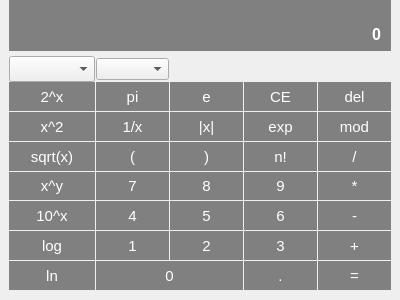
<?xml version="1.0" encoding="UTF-8"?>
<ui version="4.0">
 <class>Scientific</class>
 <widget class="QWidget" name="Scientific">
  <property name="geometry">
   <rect>
    <x>0</x>
    <y>0</y>
    <width>400</width>
    <height>300</height>
   </rect>
  </property>
  <property name="windowTitle">
   <string>Form</string>
  </property>
  <layout class="QHBoxLayout" name="horizontalLayout">
   <property name="spacing">
    <number>0</number>
   </property>
   <property name="leftMargin">
    <number>9</number>
   </property>
   <property name="topMargin">
    <number>0</number>
   </property>
   <property name="rightMargin">
    <number>9</number>
   </property>
   <property name="bottomMargin">
    <number>9</number>
   </property>
   <item>
    <layout class="QGridLayout" name="gridLayout">
     <property name="horizontalSpacing">
      <number>1</number>
     </property>
     <property name="verticalSpacing">
      <number>0</number>
     </property>
     <item row="4" column="3">
      <widget class="QPushButton" name="factorial">
       <property name="sizePolicy">
        <sizepolicy hsizetype="Preferred" vsizetype="Preferred">
         <horstretch>0</horstretch>
         <verstretch>0</verstretch>
        </sizepolicy>
       </property>
       <property name="font">
        <font>
         <family>Arial</family>
         <pointsize>11</pointsize>
        </font>
       </property>
       <property name="styleSheet">
        <string notr="true">QPushButton {
	color: white;
	background-color: grey;
	border: 0px;
	padding: 0px;
	margin-bottom: 1px;
}

QPushButton:pressed {
	background-color: #A9A9A9;
}

QPushButton:hover {
	background-color: #A9A9B0;
}</string>
       </property>
       <property name="text">
        <string>n!</string>
       </property>
       <property name="shortcut">
        <string>!</string>
       </property>
      </widget>
     </item>
     <item row="3" column="3">
      <widget class="QPushButton" name="exp">
       <property name="sizePolicy">
        <sizepolicy hsizetype="Preferred" vsizetype="Preferred">
         <horstretch>0</horstretch>
         <verstretch>0</verstretch>
        </sizepolicy>
       </property>
       <property name="font">
        <font>
         <family>Arial</family>
         <pointsize>11</pointsize>
        </font>
       </property>
       <property name="styleSheet">
        <string notr="true">QPushButton {
	color: white;
	background-color: grey;
	border: 0px;
	padding: 0px;
	margin-bottom: 1px;
}

QPushButton:pressed {
	background-color: #A9A9A9;
}

QPushButton:hover {
	background-color: #A9A9B0;
}</string>
       </property>
       <property name="text">
        <string>exp</string>
       </property>
       <property name="shortcut">
        <string>Ctrl+X</string>
       </property>
      </widget>
     </item>
     <item row="6" column="3">
      <widget class="QPushButton" name="Number_6">
       <property name="sizePolicy">
        <sizepolicy hsizetype="Preferred" vsizetype="Preferred">
         <horstretch>0</horstretch>
         <verstretch>0</verstretch>
        </sizepolicy>
       </property>
       <property name="font">
        <font>
         <family>Arial</family>
         <pointsize>11</pointsize>
        </font>
       </property>
       <property name="styleSheet">
        <string notr="true">QPushButton {
	color: white;
	background-color: grey;
	border: 0px;
	padding: 0px;
	margin-bottom: 1px;
}

QPushButton:pressed {
	background-color: #A9A9A9;
}

QPushButton:hover {
	background-color: #A9A9B0;
}</string>
       </property>
       <property name="text">
        <string>6</string>
       </property>
       <property name="shortcut">
        <string>6</string>
       </property>
      </widget>
     </item>
     <item row="5" column="2">
      <widget class="QPushButton" name="Number_8">
       <property name="sizePolicy">
        <sizepolicy hsizetype="Preferred" vsizetype="Preferred">
         <horstretch>0</horstretch>
         <verstretch>0</verstretch>
        </sizepolicy>
       </property>
       <property name="font">
        <font>
         <family>Arial</family>
         <pointsize>11</pointsize>
        </font>
       </property>
       <property name="styleSheet">
        <string notr="true">QPushButton {
	color: white;
	background-color: grey;
	border: 0px;
	padding: 0px;
	margin-bottom: 1px;
}

QPushButton:pressed {
	background-color: #A9A9A9;
}

QPushButton:hover {
	background-color: #A9A9B0;
}</string>
       </property>
       <property name="text">
        <string>8</string>
       </property>
       <property name="shortcut">
        <string>8</string>
       </property>
      </widget>
     </item>
     <item row="1" column="0">
      <widget class="QComboBox" name="Trigonometry">
       <property name="font">
        <font>
         <family>Arial</family>
         <pointsize>11</pointsize>
        </font>
       </property>
       <property name="styleSheet">
        <string>QPushButton {
	color: white;
	background-color: grey;
	border: 0px;
	padding: 0px;
	margin-bottom: 1px;
}

QPushButton:pressed {
	background-color: #A9A9A9;
}

QPushButton:hover {
	background-color: #A9A9B0;
}</string>
       </property>
      </widget>
     </item>
     <item row="4" column="4">
      <widget class="QPushButton" name="div">
       <property name="sizePolicy">
        <sizepolicy hsizetype="Preferred" vsizetype="Preferred">
         <horstretch>0</horstretch>
         <verstretch>0</verstretch>
        </sizepolicy>
       </property>
       <property name="font">
        <font>
         <family>Arial</family>
         <pointsize>11</pointsize>
        </font>
       </property>
       <property name="styleSheet">
        <string notr="true">QPushButton {
	color: white;
	background-color: grey;
	border: 0px;
	padding: 0px;
	margin-bottom: 1px;
}

QPushButton:pressed {
	background-color: #A9A9A9;
}

QPushButton:hover {
	background-color: #A9A9B0;
}</string>
       </property>
       <property name="text">
        <string>/</string>
       </property>
       <property name="shortcut">
        <string>/</string>
       </property>
      </widget>
     </item>
     <item row="3" column="4">
      <widget class="QPushButton" name="mod">
       <property name="sizePolicy">
        <sizepolicy hsizetype="Preferred" vsizetype="Preferred">
         <horstretch>0</horstretch>
         <verstretch>0</verstretch>
        </sizepolicy>
       </property>
       <property name="font">
        <font>
         <family>Arial</family>
         <pointsize>11</pointsize>
        </font>
       </property>
       <property name="styleSheet">
        <string notr="true">QPushButton {
	color: white;
	background-color: grey;
	border: 0px;
	padding: 0px;
	margin-bottom: 1px;
}

QPushButton:pressed {
	background-color: #A9A9A9;
}

QPushButton:hover {
	background-color: #A9A9B0;
}</string>
       </property>
       <property name="text">
        <string>mod</string>
       </property>
       <property name="shortcut">
        <string>Ctrl+M</string>
       </property>
      </widget>
     </item>
     <item row="7" column="1">
      <widget class="QPushButton" name="Number_1">
       <property name="sizePolicy">
        <sizepolicy hsizetype="Preferred" vsizetype="Preferred">
         <horstretch>0</horstretch>
         <verstretch>0</verstretch>
        </sizepolicy>
       </property>
       <property name="font">
        <font>
         <family>Arial</family>
         <pointsize>11</pointsize>
        </font>
       </property>
       <property name="styleSheet">
        <string notr="true">QPushButton {
	color: white;
	background-color: grey;
	border: 0px;
	padding: 0px;
	margin-bottom: 1px;
}

QPushButton:pressed {
	background-color: #A9A9A9;
}

QPushButton:hover {
	background-color: #A9A9B0;
}</string>
       </property>
       <property name="text">
        <string>1</string>
       </property>
       <property name="shortcut">
        <string>1</string>
       </property>
      </widget>
     </item>
     <item row="2" column="4">
      <widget class="QPushButton" name="erase">
       <property name="sizePolicy">
        <sizepolicy hsizetype="Preferred" vsizetype="Preferred">
         <horstretch>0</horstretch>
         <verstretch>0</verstretch>
        </sizepolicy>
       </property>
       <property name="font">
        <font>
         <family>Arial</family>
         <pointsize>11</pointsize>
        </font>
       </property>
       <property name="styleSheet">
        <string notr="true">QPushButton {
	color: white;
	background-color: grey;
	border: 0px;
	padding: 0px;
	margin-bottom: 1px;
}

QPushButton:pressed {
	background-color: #A9A9A9;
}

QPushButton:hover {
	background-color: #A9A9B0;
}</string>
       </property>
       <property name="text">
        <string>del</string>
       </property>
       <property name="shortcut">
        <string>Backspace</string>
       </property>
      </widget>
     </item>
     <item row="5" column="1">
      <widget class="QPushButton" name="Number_7">
       <property name="sizePolicy">
        <sizepolicy hsizetype="Preferred" vsizetype="Preferred">
         <horstretch>0</horstretch>
         <verstretch>0</verstretch>
        </sizepolicy>
       </property>
       <property name="font">
        <font>
         <family>Arial</family>
         <pointsize>11</pointsize>
        </font>
       </property>
       <property name="styleSheet">
        <string notr="true">QPushButton {
	color: white;
	background-color: grey;
	border: 0px;
	padding: 0px;
	margin-bottom: 1px;
}

QPushButton:pressed {
	background-color: #A9A9A9;
}

QPushButton:hover {
	background-color: #A9A9B0;
}</string>
       </property>
       <property name="text">
        <string>7</string>
       </property>
       <property name="shortcut">
        <string>7</string>
       </property>
      </widget>
     </item>
     <item row="7" column="2">
      <widget class="QPushButton" name="Number_2">
       <property name="sizePolicy">
        <sizepolicy hsizetype="Preferred" vsizetype="Preferred">
         <horstretch>0</horstretch>
         <verstretch>0</verstretch>
        </sizepolicy>
       </property>
       <property name="font">
        <font>
         <family>Arial</family>
         <pointsize>11</pointsize>
        </font>
       </property>
       <property name="styleSheet">
        <string notr="true">QPushButton {
	color: white;
	background-color: grey;
	border: 0px;
	padding: 0px;
	margin-bottom: 1px;
}

QPushButton:pressed {
	background-color: #A9A9A9;
}

QPushButton:hover {
	background-color: #A9A9B0;
}</string>
       </property>
       <property name="text">
        <string>2</string>
       </property>
       <property name="shortcut">
        <string>2</string>
       </property>
      </widget>
     </item>
     <item row="8" column="3">
      <widget class="QPushButton" name="dot">
       <property name="sizePolicy">
        <sizepolicy hsizetype="Preferred" vsizetype="Preferred">
         <horstretch>0</horstretch>
         <verstretch>0</verstretch>
        </sizepolicy>
       </property>
       <property name="font">
        <font>
         <family>Arial</family>
         <pointsize>11</pointsize>
        </font>
       </property>
       <property name="styleSheet">
        <string notr="true">QPushButton {
	color: white;
	background-color: grey;
	border: 0px;
	padding: 0px;
	margin-bottom: 1px;
}

QPushButton:pressed {
	background-color: #A9A9A9;
}

QPushButton:hover {
	background-color: #A9A9B0;
}</string>
       </property>
       <property name="text">
        <string>.</string>
       </property>
       <property name="shortcut">
        <string>.</string>
       </property>
      </widget>
     </item>
     <item row="2" column="1">
      <widget class="QPushButton" name="Number_pi">
       <property name="sizePolicy">
        <sizepolicy hsizetype="Preferred" vsizetype="Preferred">
         <horstretch>0</horstretch>
         <verstretch>0</verstretch>
        </sizepolicy>
       </property>
       <property name="font">
        <font>
         <family>Arial</family>
         <pointsize>11</pointsize>
        </font>
       </property>
       <property name="styleSheet">
        <string notr="true">QPushButton {
	color: white;
	background-color: grey;
	border: 0px;
	padding: 0px;
	margin-bottom: 1px;
}

QPushButton:pressed {
	background-color: #A9A9A9;
}

QPushButton:hover {
	background-color: #A9A9B0;
}</string>
       </property>
       <property name="text">
        <string>pi</string>
       </property>
       <property name="shortcut">
        <string>Ctrl+P</string>
       </property>
      </widget>
     </item>
     <item row="4" column="2">
      <widget class="QPushButton" name="parentesis_close">
       <property name="sizePolicy">
        <sizepolicy hsizetype="Preferred" vsizetype="Preferred">
         <horstretch>0</horstretch>
         <verstretch>0</verstretch>
        </sizepolicy>
       </property>
       <property name="font">
        <font>
         <family>Arial</family>
         <pointsize>11</pointsize>
        </font>
       </property>
       <property name="styleSheet">
        <string notr="true">QPushButton {
	color: white;
	background-color: grey;
	border: 0px;
	padding: 0px;
	margin-bottom: 1px;
}

QPushButton:pressed {
	background-color: #A9A9A9;
}

QPushButton:hover {
	background-color: #A9A9B0;
}</string>
       </property>
       <property name="text">
        <string>)</string>
       </property>
       <property name="shortcut">
        <string>)</string>
       </property>
      </widget>
     </item>
     <item row="1" column="1">
      <widget class="QComboBox" name="Function"/>
     </item>
     <item row="2" column="2">
      <widget class="QPushButton" name="Number_exp">
       <property name="sizePolicy">
        <sizepolicy hsizetype="Preferred" vsizetype="Preferred">
         <horstretch>0</horstretch>
         <verstretch>0</verstretch>
        </sizepolicy>
       </property>
       <property name="font">
        <font>
         <family>Arial</family>
         <pointsize>11</pointsize>
        </font>
       </property>
       <property name="styleSheet">
        <string notr="true">QPushButton {
	color: white;
	background-color: grey;
	border: 0px;
	padding: 0px;
	margin-bottom: 1px;
}

QPushButton:pressed {
	background-color: #A9A9A9;
}

QPushButton:hover {
	background-color: #A9A9B0;
}</string>
       </property>
       <property name="text">
        <string>e</string>
       </property>
       <property name="shortcut">
        <string>Ctrl+E</string>
       </property>
      </widget>
     </item>
     <item row="2" column="3">
      <widget class="QPushButton" name="clear_all">
       <property name="sizePolicy">
        <sizepolicy hsizetype="Preferred" vsizetype="Preferred">
         <horstretch>0</horstretch>
         <verstretch>0</verstretch>
        </sizepolicy>
       </property>
       <property name="font">
        <font>
         <family>Arial</family>
         <pointsize>11</pointsize>
        </font>
       </property>
       <property name="styleSheet">
        <string notr="true">QPushButton {
	color: white;
	background-color: grey;
	border: 0px;
	padding: 0px;
	margin-bottom: 1px;
}

QPushButton:pressed {
	background-color: #A9A9A9;
}

QPushButton:hover {
	background-color: #A9A9B0;
}</string>
       </property>
       <property name="text">
        <string>CE</string>
       </property>
       <property name="shortcut">
        <string>Del</string>
       </property>
      </widget>
     </item>
     <item row="7" column="0">
      <widget class="QPushButton" name="log">
       <property name="sizePolicy">
        <sizepolicy hsizetype="Preferred" vsizetype="Preferred">
         <horstretch>0</horstretch>
         <verstretch>0</verstretch>
        </sizepolicy>
       </property>
       <property name="font">
        <font>
         <family>Arial</family>
         <pointsize>11</pointsize>
        </font>
       </property>
       <property name="styleSheet">
        <string notr="true">QPushButton {
	color: white;
	background-color: grey;
	border: 0px;
	padding: 0px;
	margin-bottom: 1px;
}

QPushButton:pressed {
	background-color: #A9A9A9;
}

QPushButton:hover {
	background-color: #A9A9B0;
}</string>
       </property>
       <property name="text">
        <string>log</string>
       </property>
      </widget>
     </item>
     <item row="6" column="1">
      <widget class="QPushButton" name="Number_4">
       <property name="sizePolicy">
        <sizepolicy hsizetype="Preferred" vsizetype="Preferred">
         <horstretch>0</horstretch>
         <verstretch>0</verstretch>
        </sizepolicy>
       </property>
       <property name="font">
        <font>
         <family>Arial</family>
         <pointsize>11</pointsize>
        </font>
       </property>
       <property name="styleSheet">
        <string notr="true">QPushButton {
	color: white;
	background-color: grey;
	border: 0px;
	padding: 0px;
	margin-bottom: 1px;
}

QPushButton:pressed {
	background-color: #A9A9A9;
}

QPushButton:hover {
	background-color: #A9A9B0;
}</string>
       </property>
       <property name="text">
        <string>4</string>
       </property>
       <property name="shortcut">
        <string>4</string>
       </property>
      </widget>
     </item>
     <item row="2" column="0">
      <widget class="QPushButton" name="_2_power">
       <property name="sizePolicy">
        <sizepolicy hsizetype="Preferred" vsizetype="Preferred">
         <horstretch>0</horstretch>
         <verstretch>0</verstretch>
        </sizepolicy>
       </property>
       <property name="font">
        <font>
         <family>Arial</family>
         <pointsize>11</pointsize>
        </font>
       </property>
       <property name="styleSheet">
        <string notr="true">QPushButton {
	color: white;
	background-color: grey;
	border: 0px;
	padding: 0px;
	margin-bottom: 1px;
}

QPushButton:pressed {
	background-color: #A9A9A9;
}

QPushButton:hover {
	background-color: #A9A9B0;
}</string>
       </property>
       <property name="text">
        <string>2^x</string>
       </property>
      </widget>
     </item>
     <item row="0" column="0" colspan="5">
      <widget class="QLineEdit" name="Display">
       <property name="font">
        <font>
         <family>Arial</family>
         <pointsize>12</pointsize>
         <weight>75</weight>
         <bold>true</bold>
        </font>
       </property>
       <property name="styleSheet">
        <string notr="true">QLineEdit {
	background-color:grey;
	border: 1px solid gray;
	border-top: 0px;
	padding: 5px;
	color: white;
	margin-bottom: 5px;
min-height: 40px;
}</string>
       </property>
       <property name="text">
        <string>0</string>
       </property>
       <property name="alignment">
        <set>Qt::AlignBottom|Qt::AlignRight|Qt::AlignTrailing</set>
       </property>
      </widget>
     </item>
     <item row="4" column="1">
      <widget class="QPushButton" name="parentesis_open">
       <property name="sizePolicy">
        <sizepolicy hsizetype="Preferred" vsizetype="Preferred">
         <horstretch>0</horstretch>
         <verstretch>0</verstretch>
        </sizepolicy>
       </property>
       <property name="font">
        <font>
         <family>Arial</family>
         <pointsize>11</pointsize>
        </font>
       </property>
       <property name="styleSheet">
        <string notr="true">QPushButton {
	color: white;
	background-color: grey;
	border: 0px;
	padding: 0px;
	margin-bottom: 1px;
}

QPushButton:pressed {
	background-color: #A9A9A9;
}

QPushButton:hover {
	background-color: #A9A9B0;
}</string>
       </property>
       <property name="text">
        <string>(</string>
       </property>
       <property name="shortcut">
        <string>(</string>
       </property>
      </widget>
     </item>
     <item row="7" column="4">
      <widget class="QPushButton" name="add">
       <property name="sizePolicy">
        <sizepolicy hsizetype="Preferred" vsizetype="Preferred">
         <horstretch>0</horstretch>
         <verstretch>0</verstretch>
        </sizepolicy>
       </property>
       <property name="font">
        <font>
         <family>Arial</family>
         <pointsize>11</pointsize>
        </font>
       </property>
       <property name="styleSheet">
        <string notr="true">QPushButton {
	color: white;
	background-color: grey;
	border: 0px;
	padding: 0px;
	margin-bottom: 1px;
}

QPushButton:pressed {
	background-color: #A9A9A9;
}

QPushButton:hover {
	background-color: #A9A9B0;
}</string>
       </property>
       <property name="text">
        <string>+</string>
       </property>
       <property name="shortcut">
        <string>+</string>
       </property>
      </widget>
     </item>
     <item row="3" column="2">
      <widget class="QPushButton" name="abs">
       <property name="sizePolicy">
        <sizepolicy hsizetype="Preferred" vsizetype="Preferred">
         <horstretch>0</horstretch>
         <verstretch>0</verstretch>
        </sizepolicy>
       </property>
       <property name="font">
        <font>
         <family>Arial</family>
         <pointsize>11</pointsize>
        </font>
       </property>
       <property name="styleSheet">
        <string notr="true">QPushButton {
	color: white;
	background-color: grey;
	border: 0px;
	padding: 0px;
	margin-bottom: 1px;
}

QPushButton:pressed {
	background-color: #A9A9A9;
}

QPushButton:hover {
	background-color: #A9A9B0;
}</string>
       </property>
       <property name="text">
        <string>|x|</string>
       </property>
      </widget>
     </item>
     <item row="4" column="0">
      <widget class="QPushButton" name="sqrt">
       <property name="sizePolicy">
        <sizepolicy hsizetype="Preferred" vsizetype="Preferred">
         <horstretch>0</horstretch>
         <verstretch>0</verstretch>
        </sizepolicy>
       </property>
       <property name="font">
        <font>
         <family>Arial</family>
         <pointsize>11</pointsize>
        </font>
       </property>
       <property name="styleSheet">
        <string notr="true">QPushButton {
	color: white;
	background-color: grey;
	border: 0px;
	padding: 0px;
	margin-bottom: 1px;
}

QPushButton:pressed {
	background-color: #A9A9A9;
}

QPushButton:hover {
	background-color: #A9A9B0;
}</string>
       </property>
       <property name="text">
        <string>sqrt(x)</string>
       </property>
      </widget>
     </item>
     <item row="3" column="0">
      <widget class="QPushButton" name="x_square">
       <property name="sizePolicy">
        <sizepolicy hsizetype="Preferred" vsizetype="Preferred">
         <horstretch>0</horstretch>
         <verstretch>0</verstretch>
        </sizepolicy>
       </property>
       <property name="font">
        <font>
         <family>Arial</family>
         <pointsize>11</pointsize>
        </font>
       </property>
       <property name="styleSheet">
        <string notr="true">QPushButton {
	color: white;
	background-color: grey;
	border: 0px;
	padding: 0px;
	margin-bottom: 1px;
}

QPushButton:pressed {
	background-color: #A9A9A9;
}

QPushButton:hover {
	background-color: #A9A9B0;
}</string>
       </property>
       <property name="text">
        <string>x^2</string>
       </property>
      </widget>
     </item>
     <item row="5" column="4">
      <widget class="QPushButton" name="mult">
       <property name="sizePolicy">
        <sizepolicy hsizetype="Preferred" vsizetype="Preferred">
         <horstretch>0</horstretch>
         <verstretch>0</verstretch>
        </sizepolicy>
       </property>
       <property name="font">
        <font>
         <family>Arial</family>
         <pointsize>11</pointsize>
        </font>
       </property>
       <property name="styleSheet">
        <string notr="true">QPushButton {
	color: white;
	background-color: grey;
	border: 0px;
	padding: 0px;
	margin-bottom: 1px;
}

QPushButton:pressed {
	background-color: #A9A9A9;
}

QPushButton:hover {
	background-color: #A9A9B0;
}</string>
       </property>
       <property name="text">
        <string>*</string>
       </property>
       <property name="shortcut">
        <string>*</string>
       </property>
      </widget>
     </item>
     <item row="6" column="2">
      <widget class="QPushButton" name="Number_5">
       <property name="sizePolicy">
        <sizepolicy hsizetype="Preferred" vsizetype="Preferred">
         <horstretch>0</horstretch>
         <verstretch>0</verstretch>
        </sizepolicy>
       </property>
       <property name="font">
        <font>
         <family>Arial</family>
         <pointsize>11</pointsize>
        </font>
       </property>
       <property name="styleSheet">
        <string notr="true">QPushButton {
	color: white;
	background-color: grey;
	border: 0px;
	padding: 0px;
	margin-bottom: 1px;
}

QPushButton:pressed {
	background-color: #A9A9A9;
}

QPushButton:hover {
	background-color: #A9A9B0;
}</string>
       </property>
       <property name="text">
        <string>5</string>
       </property>
       <property name="shortcut">
        <string>5</string>
       </property>
      </widget>
     </item>
     <item row="8" column="0">
      <widget class="QPushButton" name="ln">
       <property name="sizePolicy">
        <sizepolicy hsizetype="Preferred" vsizetype="Preferred">
         <horstretch>0</horstretch>
         <verstretch>0</verstretch>
        </sizepolicy>
       </property>
       <property name="font">
        <font>
         <family>Arial</family>
         <pointsize>11</pointsize>
        </font>
       </property>
       <property name="styleSheet">
        <string notr="true">QPushButton {
	color: white;
	background-color: grey;
	border: 0px;
	padding: 0px;
	margin-bottom: 1px;
}

QPushButton:pressed {
	background-color: #A9A9A9;
}

QPushButton:hover {
	background-color: #A9A9B0;
}</string>
       </property>
       <property name="text">
        <string>ln</string>
       </property>
       <property name="shortcut">
        <string>Ctrl+L</string>
       </property>
      </widget>
     </item>
     <item row="8" column="4">
      <widget class="QPushButton" name="equal">
       <property name="sizePolicy">
        <sizepolicy hsizetype="Preferred" vsizetype="Preferred">
         <horstretch>0</horstretch>
         <verstretch>0</verstretch>
        </sizepolicy>
       </property>
       <property name="font">
        <font>
         <family>Arial</family>
         <pointsize>11</pointsize>
        </font>
       </property>
       <property name="styleSheet">
        <string notr="true">QPushButton {
	color: white;
	background-color: grey;
	border: 0px;
	padding: 0px;
	margin-bottom: 1px;
}

QPushButton:pressed {
	background-color: #A9A9A9;
}

QPushButton:hover {
	background-color: #A9A9B0;
}</string>
       </property>
       <property name="text">
        <string>=</string>
       </property>
       <property name="shortcut">
        <string>Enter</string>
       </property>
      </widget>
     </item>
     <item row="7" column="3">
      <widget class="QPushButton" name="Number_3">
       <property name="sizePolicy">
        <sizepolicy hsizetype="Preferred" vsizetype="Preferred">
         <horstretch>0</horstretch>
         <verstretch>0</verstretch>
        </sizepolicy>
       </property>
       <property name="font">
        <font>
         <family>Arial</family>
         <pointsize>11</pointsize>
        </font>
       </property>
       <property name="styleSheet">
        <string notr="true">QPushButton {
	color: white;
	background-color: grey;
	border: 0px;
	padding: 0px;
	margin-bottom: 1px;
}

QPushButton:pressed {
	background-color: #A9A9A9;
}

QPushButton:hover {
	background-color: #A9A9B0;
}</string>
       </property>
       <property name="text">
        <string>3</string>
       </property>
       <property name="shortcut">
        <string>3</string>
       </property>
      </widget>
     </item>
     <item row="3" column="1">
      <widget class="QPushButton" name="_1_div_x">
       <property name="sizePolicy">
        <sizepolicy hsizetype="Preferred" vsizetype="Preferred">
         <horstretch>0</horstretch>
         <verstretch>0</verstretch>
        </sizepolicy>
       </property>
       <property name="font">
        <font>
         <family>Arial</family>
         <pointsize>11</pointsize>
        </font>
       </property>
       <property name="styleSheet">
        <string notr="true">QPushButton {
	color: white;
	background-color: grey;
	border: 0px;
	padding: 0px;
	margin-bottom: 1px;
}

QPushButton:pressed {
	background-color: #A9A9A9;
}

QPushButton:hover {
	background-color: #A9A9B0;
}</string>
       </property>
       <property name="text">
        <string>1/x</string>
       </property>
      </widget>
     </item>
     <item row="5" column="3">
      <widget class="QPushButton" name="Number_9">
       <property name="sizePolicy">
        <sizepolicy hsizetype="Preferred" vsizetype="Preferred">
         <horstretch>0</horstretch>
         <verstretch>0</verstretch>
        </sizepolicy>
       </property>
       <property name="font">
        <font>
         <family>Arial</family>
         <pointsize>11</pointsize>
        </font>
       </property>
       <property name="styleSheet">
        <string notr="true">QPushButton {
	color: white;
	background-color: grey;
	border: 0px;
	padding: 0px;
	margin-bottom: 1px;
}

QPushButton:pressed {
	background-color: #A9A9A9;
}

QPushButton:hover {
	background-color: #A9A9B0;
}</string>
       </property>
       <property name="text">
        <string>9</string>
       </property>
       <property name="shortcut">
        <string>9</string>
       </property>
      </widget>
     </item>
     <item row="6" column="0">
      <widget class="QPushButton" name="_10_power">
       <property name="sizePolicy">
        <sizepolicy hsizetype="Preferred" vsizetype="Preferred">
         <horstretch>0</horstretch>
         <verstretch>0</verstretch>
        </sizepolicy>
       </property>
       <property name="font">
        <font>
         <family>Arial</family>
         <pointsize>11</pointsize>
        </font>
       </property>
       <property name="styleSheet">
        <string notr="true">QPushButton {
	color: white;
	background-color: grey;
	border: 0px;
	padding: 0px;
	margin-bottom: 1px;
}

QPushButton:pressed {
	background-color: #A9A9A9;
}

QPushButton:hover {
	background-color: #A9A9B0;
}</string>
       </property>
       <property name="text">
        <string>10^x</string>
       </property>
      </widget>
     </item>
     <item row="6" column="4">
      <widget class="QPushButton" name="sub">
       <property name="sizePolicy">
        <sizepolicy hsizetype="Preferred" vsizetype="Preferred">
         <horstretch>0</horstretch>
         <verstretch>0</verstretch>
        </sizepolicy>
       </property>
       <property name="font">
        <font>
         <family>Arial</family>
         <pointsize>11</pointsize>
        </font>
       </property>
       <property name="styleSheet">
        <string notr="true">QPushButton {
	color: white;
	background-color: grey;
	border: 0px;
	padding: 0px;
	margin-bottom: 1px;
}

QPushButton:pressed {
	background-color: #A9A9A9;
}

QPushButton:hover {
	background-color: #A9A9B0;
}</string>
       </property>
       <property name="text">
        <string>-</string>
       </property>
       <property name="shortcut">
        <string>-</string>
       </property>
      </widget>
     </item>
     <item row="5" column="0">
      <widget class="QPushButton" name="x_power">
       <property name="sizePolicy">
        <sizepolicy hsizetype="Preferred" vsizetype="Preferred">
         <horstretch>0</horstretch>
         <verstretch>0</verstretch>
        </sizepolicy>
       </property>
       <property name="font">
        <font>
         <family>Arial</family>
         <pointsize>11</pointsize>
        </font>
       </property>
       <property name="styleSheet">
        <string notr="true">QPushButton {
	color: white;
	background-color: grey;
	border: 0px;
	padding: 0px;
	margin-bottom: 1px;
}

QPushButton:pressed {
	background-color: #A9A9A9;
}

QPushButton:hover {
	background-color: #A9A9B0;
}</string>
       </property>
       <property name="text">
        <string>x^y</string>
       </property>
       <property name="shortcut">
        <string>^</string>
       </property>
      </widget>
     </item>
     <item row="8" column="1" colspan="2">
      <widget class="QPushButton" name="Number_0">
       <property name="sizePolicy">
        <sizepolicy hsizetype="Preferred" vsizetype="Preferred">
         <horstretch>0</horstretch>
         <verstretch>0</verstretch>
        </sizepolicy>
       </property>
       <property name="font">
        <font>
         <family>Arial</family>
         <pointsize>11</pointsize>
        </font>
       </property>
       <property name="styleSheet">
        <string notr="true">QPushButton {
	color: white;
	background-color: grey;
	border: 0px;
	padding: 0px;
	margin-bottom: 1px;
}

QPushButton:pressed {
	background-color: #A9A9A9;
}

QPushButton:hover {
	background-color: #A9A9B0;
}</string>
       </property>
       <property name="text">
        <string>0</string>
       </property>
       <property name="shortcut">
        <string>0</string>
       </property>
      </widget>
     </item>
    </layout>
   </item>
  </layout>
 </widget>
 <resources/>
 <connections/>
</ui>
